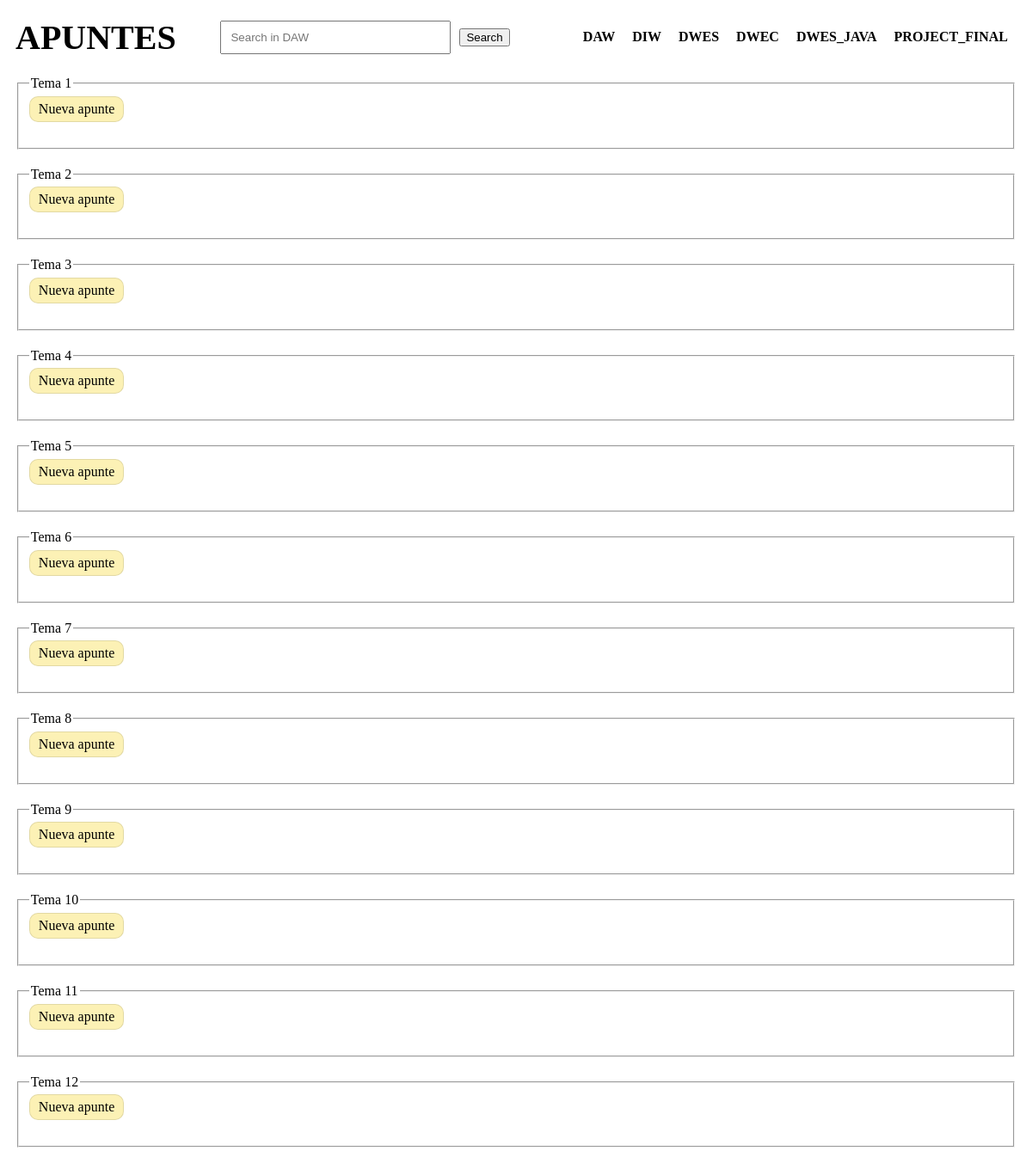
/index.php?page=DAW, run on the app's committed database.
### tables this page shows
CREATE TABLE `temas` (
  `id` int NOT NULL,
  `nombre` varchar(255) NOT NULL,
  `asignatura_id` int NOT NULL,
  `fecha` datetime DEFAULT CURRENT_TIMESTAMP
);

### models.php (called while the page is built, shortened)
<?php
class Models
{
    private function getConnection($sql)
    {
        $conn = new mysqli('localhost', 'root', '', 'daw2');
        $result = $conn->query($sql);
        $content = [];
        while ($row = $result->fetch_assoc()) {
            $content[] = $row;
        }
        return $content;
    }
    public function getTemas($id)
    {
        $sql = " select   temas.* from temas where asignatura_id={$id} order by fecha desc ";
        $temas = $this->getConnection($sql);
        return $temas;
    }
}
?>

### temas.php (the view, shortened to what this page needs)
<section id="temas">
<?php
if (is_array($temas) || is_object($temas)) {
    foreach ($temas as $value) {
        echo '<fieldset>';
        echo "<legend>{$value['nombre']}</legend>";
        echo "<a href='#' class='NuevaApunte' data-name='{$value['nombre']}' data-url='{$value['id']}' > Nueva apunte </a>";
        echo '</fieldset>';
    }
} else {
    echo 'Error: $temas is not an array or an object.';
}
?>
</section>

### headWithHeader.php (shortened to what this page needs)
<!DOCTYPE html>
<html>
    <head>
        <title><?php
            $page = isset($_GET['page']) ? $_GET['page'] : 'main';
            ?></title>
        <link rel="stylesheet" href="style.css">
    </head>

### index.php (shortened to what this page needs)
<?php
include_once('headWithHeader.php');
?>
<body>
    <nav>
        <a href="index.php?page=main">APUNTES</a>
        <form action="/index.php" method="get">
            <input type="text" id="search-input" name="search" placeholder="Search <?php echo ($page =='main') ? '': 'in '.$page ?>"/>
            <button >Search</button>
        </form>
        <ul>
            <li><a href="index.php?page=DAW">DAW</a></li>
            <li><a href="index.php?page=DIW">DIW</a></li>
            <li><a href="index.php?page=DWES">DWES</a></li>
            <li><a href="index.php?page=DWEC">DWEC</a></li>
            <li><a href="index.php?page=DWES_JAVA">DWES_JAVA</a></li>
            <li><a href="index.php?page=PROJECT_FINAL">PROJECT_FINAL</a></li>
        </ul>
    </nav>
    <?php
include_once('route.php');
?>
</body>
</html>

### route.php (shortened to what this page needs)
<?php
include_once('models.php');
$page = isset($_GET['page']) ? $_GET['page'] : 'main';
switch ($page) {
    case 'DAW':
        $id=1;
        $models= new Models();
        $temas = $models->getTemas($id);
        include_once('temas.php');
        break;
}
?>

### style.css (style rules this page uses)
nav { display:flex; flex-direction:row; align-items: center; justify-content: space-around; padding: 10px; }
nav form { width: 40%; align-items: center; justify-content: center; display: flex; }
nav form input { padding: 10px; width: 60%; margin-right: 10px; }
a { text-decoration: none; color: black; font-weight: 500; }
nav > a:nth-of-type(1) { font-weight: 900; font-size: 40px; width: 20%; }
nav ul { display: flex; flex-direction: row; align-items: center; justify-content: center; list-style-type: none; }
nav ul li { margin: 0 10px; }
nav ul li a { font-weight: 900; }
#temas { width: 100%; display: flex; flex-wrap: wrap; }
fieldset { display: flex; flex-wrap: wrap; width: 98%; margin: 10px 1%; }
fieldset a { border: 1px solid rgba(0, 0, 0, 0.1) ; padding: 5px 10px; border-radius: 10px; background: rgba(245, 210, 10,0.3); }

### data on the page
temas: nombre "Tema 1"
temas: nombre "Tema 2"
temas: nombre "Tema 3"
temas: nombre "Tema 4"
temas: nombre "Tema 5"
temas: nombre "Tema 6"
temas: nombre "Tema 7"
temas: nombre "Tema 8"
temas: nombre "Tema 9"
temas: nombre "Tema 10"
temas: nombre "Tema 11"
temas: nombre "Tema 12"
